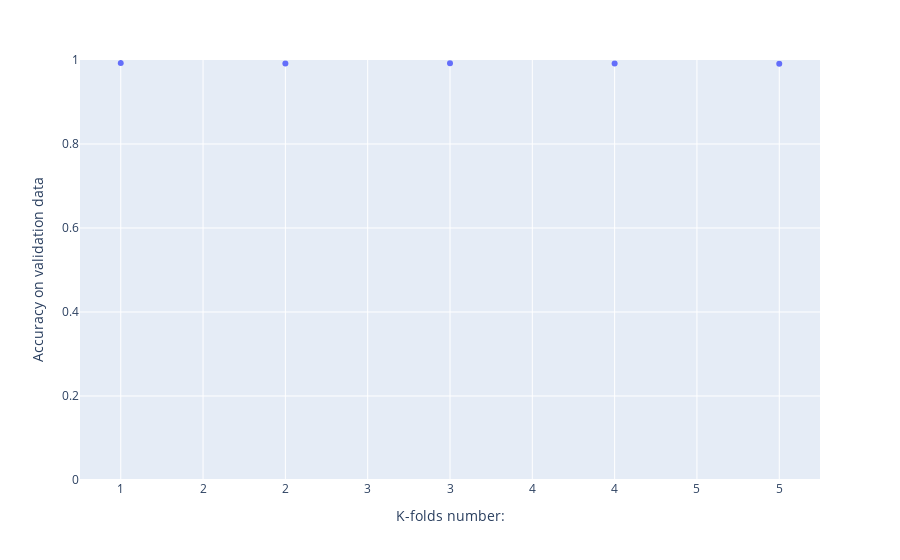

The notebook cell this image was saved under:
### Code cell
print(final[0])
tests = list(range(1,len(final[0])+1))

fig = px.scatter(x = tests, y = final[0], labels=dict(x="K-folds test number:", y="Accuracy on validation data"))

fig.update_layout(xaxis={'tickformat': ',d'})
fig.update_layout(yaxis_range=[0,1])

### Figure 1 — Plotly figure (JSON) as saved in the notebook; plotly's stock layout.template omitted (floating-point values rounded to 4 significant figures)
{"data": [{"hovertemplate": "K-folds number:=%{x}<br>Accuracy on validation data=%{y}<extra></extra>", "legendgroup": "", "marker": {"color": "#636efa", "symbol": "circle"}, "mode": "markers", "name": "", "orientation": "v", "showlegend": false, "type": "scatter", "x": [1, 2, 3, 4, 5], "xaxis": "x", "y": [0.9929, 0.9915, 0.9924, 0.9919, 0.9913], "yaxis": "y"}], "layout": {"legend": {"tracegroupgap": 0}, "margin": {"t": 60}, "xaxis": {"anchor": "y", "domain": [0, 1], "tickformat": ",d", "title": {"text": "K-folds number:"}}, "yaxis": {"anchor": "x", "domain": [0, 1], "range": [0, 1], "title": {"text": "Accuracy on validation data"}}}}
